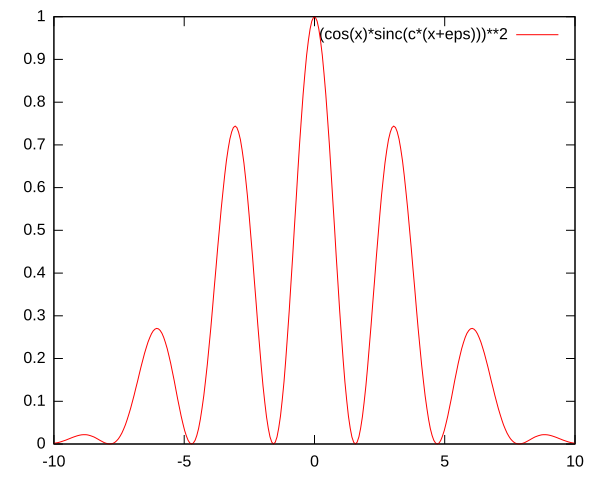

Write gnuplot code to recreate this figure.
set terminal svg
set output "diffraction-graph.svg"
#set key inside left top vertical Right noreverse enhanced autotitles box linetype -1 linewidth 1.000
set samples 300,300
c = 0.3
eps = 0.000001 # avoid 0/0 errors
sinc(x) = sin(x)/x
plot [-10:10] (cos(x)*sinc(c*(x+eps)))**2
